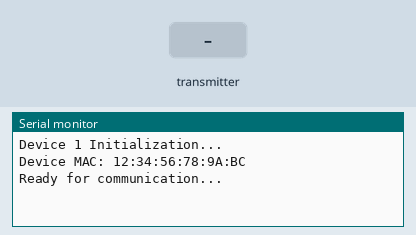
This sketch was run on a simulated ESP32. Shown: the last lines printed to the serial monitor. Inputs (shaded band) come from the test bench.

Above: at 1.2 s.
1.3 s: the transmitter starts sending message = 0
At 1.61 s:
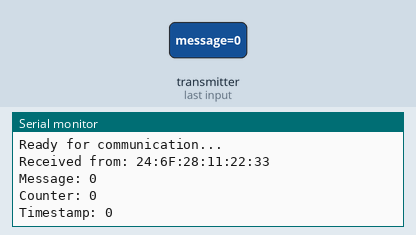
2.8 s: the transmitter starts sending counter = 1024
4.5 s: the transmitter starts sending timestamp = 1024
At 4.81 s:
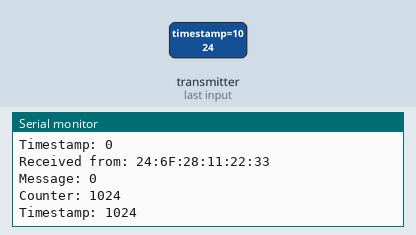
6.0 s: the transmitter starts sending message = 1
7.5 s: the transmitter starts sending counter = 2048
9.0 s: the transmitter starts sending timestamp = 2048
At 9.81 s:
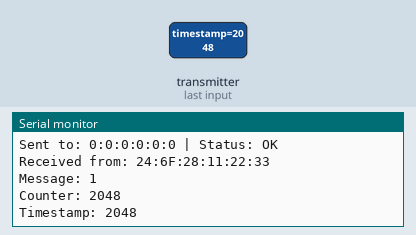
Timing chart, 0 to 11.5 s (numbered marks = the images above; inputs shaded):
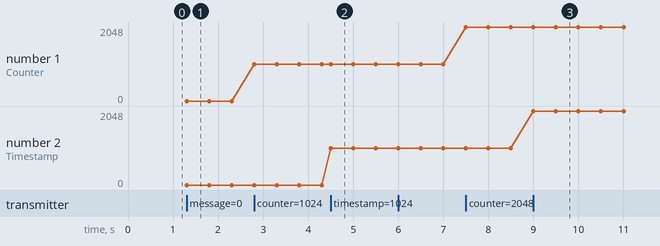

Measured:
- after the input at 1.3 s, the serial monitor: prints a new line at once (image 1)
- after the input at 4.5 s, the serial monitor: prints a new line at once (image 2)
- after the input at 9.0 s, the serial monitor: prints a new line at once (image 3)
- plotted number 1: 0 → 1024 after the input at 2.8 s, 1024 → 2048 after the input at 7.5 s

The sketch:

esp32_01.ino
```cpp
#include <esp_now.h>
#include <WiFi.h>
#include <esp_wifi.h>

// Настройки MAC-адресов
uint8_t device1Mac[] = {0x12, 0x34, 0x56, 0x78, 0x9A, 0xBC}; // MAC этой платы
uint8_t device2Mac[] = {0x12, 0x34, 0x56, 0x78, 0x9A, 0xBD}; // MAC удаленной платы

// Структура сообщения (должна быть одинаковой на обеих платах)
#pragma pack(push, 1)
typedef struct {
  char message[32];
  int counter;
  uint32_t timestamp;
} DataPacket;
#pragma pack(pop)

DataPacket outgoingPacket;
DataPacket incomingPacket;

// Функция вывода MAC-адреса
void printMac(const uint8_t* mac) {
  for(int i = 0; i < 6; i++) {
    Serial.print(mac[i], HEX);
    if(i < 5) Serial.print(":");
  }
}

// Колбэк отправки данных
void OnDataSent(const uint8_t* mac, esp_now_send_status_t status) {
  Serial.print("\nSent to: ");
  printMac(mac);
  Serial.printf(" | Status: %s\n", status == ESP_NOW_SEND_SUCCESS ? "OK" : "FAIL");
}

// Колбэк приема данных
void OnDataRecv(const esp_now_recv_info_t* info, const uint8_t* data, int len) {
  memcpy(&incomingPacket, data, sizeof(incomingPacket));

  Serial.print("\nReceived from: ");
  printMac(info->src_addr);
  Serial.printf("\nMessage: %s\nCounter: %d\nTimestamp: %lu\n",
               incomingPacket.message,
               incomingPacket.counter,
               incomingPacket.timestamp);
}

void setup() {
  Serial.begin(115200);
  Serial.println("\nDevice 1 Initialization...");

  // Установка кастомного MAC
  WiFi.mode(WIFI_STA);
  if(esp_wifi_set_mac(WIFI_IF_STA, device1Mac) != ESP_OK) {
    Serial.println("Failed to set MAC!");
    while(true) delay(1000);
  }

  // Инициализация ESP-NOW
  if(esp_now_init() != ESP_OK) {
    Serial.println("ESP-NOW init failed!");
    while(true) delay(1000);
  }

  // Регистрация колбэков
  esp_now_register_send_cb(OnDataSent);
  esp_now_register_recv_cb(OnDataRecv);

  // Настройка пира
  esp_now_peer_info_t peerInfo;
  memset(&peerInfo, 0, sizeof(peerInfo));
  memcpy(peerInfo.peer_addr, device2Mac, 6);
  peerInfo.channel = 0;
  peerInfo.encrypt = false;

  if(esp_now_add_peer(&peerInfo) != ESP_OK) {
    Serial.println("Failed to add peer!");
    while(true) delay(1000);
  }

  Serial.print("Device MAC: ");
  printMac(device1Mac);
  Serial.println("\nReady for communication...");
}

void loop() {
  static uint32_t lastSend = 0;
  if(millis() - lastSend >= 3000) { // Отправка каждые 3 секунды
    lastSend = millis();

    // Формирование пакета
    snprintf(outgoingPacket.message, sizeof(outgoingPacket.message),
            "Hello from Device 1");
    outgoingPacket.counter++;
    outgoingPacket.timestamp = millis();

    // Отправка данных
    esp_err_t result = esp_now_send(device2Mac,
                                  (uint8_t*)&outgoingPacket,
                                  sizeof(outgoingPacket));

    if(result != ESP_OK) {
      Serial.println("Error sending data!");
    }
  }
}
```
